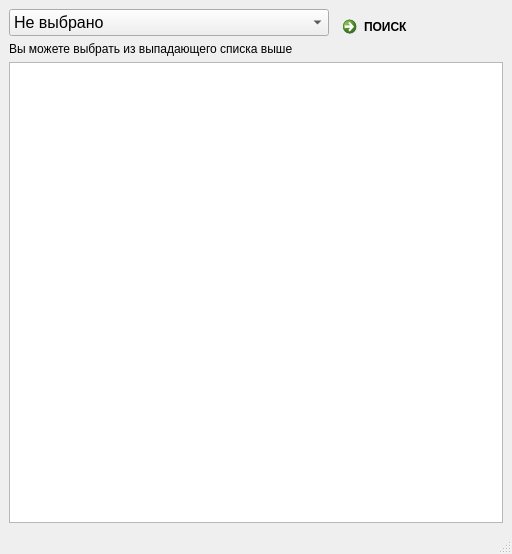
<?xml version="1.0" encoding="UTF-8"?>
<ui version="4.0">
 <class>MainWindow</class>
 <widget class="QMainWindow" name="MainWindow">
  <property name="geometry">
   <rect>
    <x>0</x>
    <y>0</y>
    <width>512</width>
    <height>554</height>
   </rect>
  </property>
  <property name="contextMenuPolicy">
   <enum>Qt::PreventContextMenu</enum>
  </property>
  <property name="windowTitle">
   <string>Залание C</string>
  </property>
  <widget class="QWidget" name="centralwidget">
   <layout class="QVBoxLayout" name="verticalLayout_2">
    <item>
     <layout class="QHBoxLayout" name="horizontalLayout">
      <item>
       <layout class="QVBoxLayout" name="verticalLayout">
        <item>
         <widget class="QComboBox" name="combo">
          <property name="sizePolicy">
           <sizepolicy hsizetype="Expanding" vsizetype="Fixed">
            <horstretch>0</horstretch>
            <verstretch>0</verstretch>
           </sizepolicy>
          </property>
          <property name="maximumSize">
           <size>
            <width>16777215</width>
            <height>90</height>
           </size>
          </property>
          <property name="font">
           <font>
            <pointsize>12</pointsize>
           </font>
          </property>
          <item>
           <property name="text">
            <string>Не выбрано</string>
           </property>
          </item>
         </widget>
        </item>
        <item>
         <widget class="QLabel" name="label">
          <property name="maximumSize">
           <size>
            <width>16777215</width>
            <height>90</height>
           </size>
          </property>
          <property name="text">
           <string>Вы можете выбрать из выпадающего списка выше </string>
          </property>
         </widget>
        </item>
       </layout>
      </item>
      <item>
       <widget class="QCommandLinkButton" name="commandLinkButton">
        <property name="maximumSize">
         <size>
          <width>16777215</width>
          <height>90</height>
         </size>
        </property>
        <property name="cursor">
         <cursorShape>OpenHandCursor</cursorShape>
        </property>
        <property name="text">
         <string>ПОИСК</string>
        </property>
       </widget>
      </item>
     </layout>
    </item>
    <item>
     <widget class="QTableWidget" name="tableWidget"/>
    </item>
   </layout>
  </widget>
  <widget class="QMenuBar" name="menubar">
   <property name="geometry">
    <rect>
     <x>0</x>
     <y>0</y>
     <width>512</width>
     <height>21</height>
    </rect>
   </property>
  </widget>
  <widget class="QStatusBar" name="statusbar"/>
 </widget>
 <resources/>
 <connections/>
</ui>
